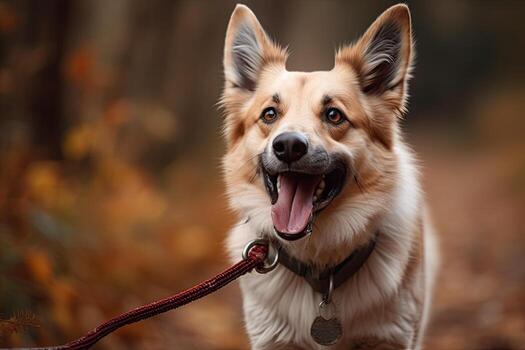
#> input picture OpenCV/GeometricTransformation/dog.jpg, 525 x 350 px
$ jupyter execute translation.ipynb
#> lines starting #> are read from the running program, lines starting #| are printed output that depends on the picture
[cell 1]
import numpy as np
import matplotlib.pylab as plt
import cv2

[cell 2]
dog=cv2.imread("dog.jpg")
#> dog is the input picture: shape (350, 525, 3); mean B, G, R 57, 75.9, 106.1

[cell 3]
h,w,c=dog.shape
#> h = 350; w = 525; c = 3
print(h,w,c)
#| 350 525 3

[cell 4]
T=np.array([[1,0,200],[0,1,200]],dtype=np.float32) # This is the translation matrix
translated_img=cv2.warpAffine(dog,T,(w,h))
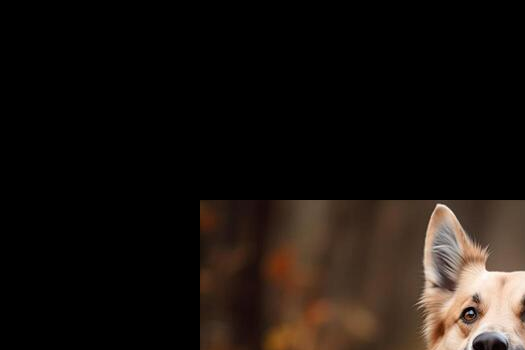
#> translated_img: shape (350, 525, 3); mean B, G, R 15.4, 19.8, 26.3

[cell 5]
fig,axes=plt.subplots(1,2,figsize=(15,6))

axes[0].imshow(dog)
axes[0].set_title("Original Image")
axes[0].axis("off")

axes[1].imshow(translated_img)
axes[1].set_title("Translated Image")
axes[1].axis("off")
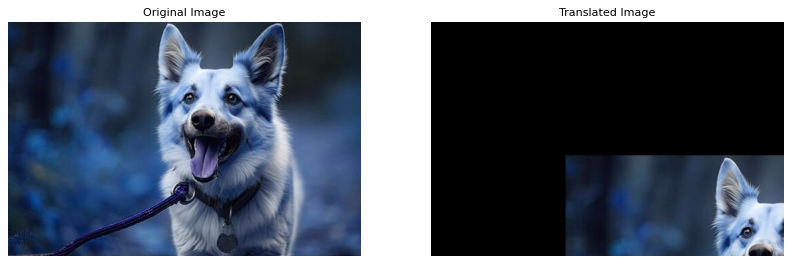
#> figure drawn by matplotlib, 2 panels; B, G, R data is drawn as R, G, B
